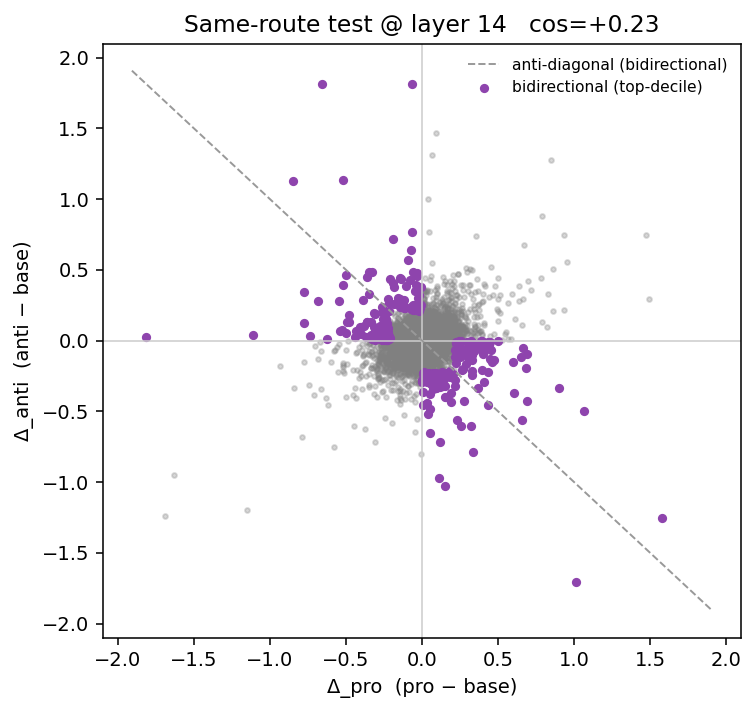

The script that saved this image:
"""
Feature-route analysis (RQ1, no SAE needed).

Asks: do pro and anti move the SAME features in opposite directions
(bidirectional, one route) or DIFFERENT features (distinct routes)?

Units = MLP neurons (input to down_proj) at a chosen layer — the privileged-basis
units Lee et al. used. For base/pro/anti we take mean neuron activations on the
eval prompts (last token), then:
  Δ_pro  = pro  - base
  Δ_anti = anti - base
and report:
  - cosine(Δ_pro, Δ_anti)         : ≈ -1 -> same neurons, opposite sign (one route)
                                     ≈  0 -> distinct routes
  - scatter Δ_pro vs Δ_anti        : points on the anti-diagonal = bidirectional
  - bidirectional / pro-only / anti-only neuron counts
  - top-neuron share of total |Δ|  : concentrated vs distributed (persona-explorer
                                     found drift distributed; compare here)

  python feature_route.py --layer 14 \
      --pro_adapter checkpoints/pro --anti_adapter checkpoints/anti

(To use SAE features instead of neurons later: replace capture() with the SAE's
encode() of the residual stream at the layer; everything downstream is identical.)
"""
import argparse, json
from pathlib import Path
import numpy as np

ROOT = Path(__file__).resolve().parent.parent


def find_layer_list(model):
    """Find the transformer layer ModuleList, robust to PEFT wrapping."""
    import torch.nn as nn
    for _, mod in model.named_modules():
        if isinstance(mod, nn.ModuleList) and len(mod) > 0 and hasattr(mod[0], "mlp"):
            return mod
    raise RuntimeError("could not locate transformer layers")


def mean_neuron_acts(model, tok, prompts, layer, device):
    """Mean MLP-neuron activation (input to down_proj) at the last token."""
    import torch
    store = {}
    layers = find_layer_list(model)
    h = layers[layer].mlp.down_proj.register_forward_hook(
        lambda m, inp, out: store.__setitem__("v", inp[0].detach()))
    acc = None
    with torch.no_grad():
        for p in prompts:
            ids = tok(p, return_tensors="pt").to(device)
            model(**ids)
            v = store["v"][0, -1].float().cpu().numpy()   # (d_mlp,)
            acc = v if acc is None else acc + v
    h.remove()
    return acc / len(prompts)


def main():
    ap = argparse.ArgumentParser()
    ap.add_argument("--model", default="Qwen/Qwen2.5-1.5B-Instruct")
    ap.add_argument("--pro_adapter", required=True)
    ap.add_argument("--anti_adapter", required=True)
    ap.add_argument("--eval", default=str(ROOT / "data" / "eval.jsonl"))
    ap.add_argument("--layer", type=int, required=True, help="use the persona best-layer")
    ap.add_argument("--n", type=int, default=150)
    ap.add_argument("--dtype", default="bf16", choices=["bf16", "fp16", "fp32"])
    ap.add_argument("--out", default="feature_route.png")
    args = ap.parse_args()

    import torch
    from transformers import AutoModelForCausalLM, AutoTokenizer
    from peft import PeftModel
    import matplotlib.pyplot as plt
    dt = {"bf16": torch.bfloat16, "fp16": torch.float16, "fp32": torch.float32}[args.dtype]

    tok = AutoTokenizer.from_pretrained(args.model)
    prompts = [json.loads(l)["prompt"] for l in open(args.eval)][: args.n]

    def acts(adapter=None):
        m = AutoModelForCausalLM.from_pretrained(args.model, torch_dtype=dt).to("cuda").eval()
        if adapter:
            m = PeftModel.from_pretrained(m, adapter).to("cuda").eval()
        a = mean_neuron_acts(m, tok, prompts, args.layer, "cuda")
        del m; torch.cuda.empty_cache()
        return a

    base = acts()
    pro = acts(args.pro_adapter)
    anti = acts(args.anti_adapter)

    dpro, danti = pro - base, anti - base
    cos = float(np.dot(dpro, danti) / (np.linalg.norm(dpro) * np.linalg.norm(danti) + 1e-9))

    # classify neurons by a magnitude threshold (top decile of |Δ| in either arm)
    thr = np.quantile(np.maximum(np.abs(dpro), np.abs(danti)), 0.90)
    big = np.maximum(np.abs(dpro), np.abs(danti)) >= thr
    bidir = big & (np.sign(dpro) != np.sign(danti))
    proonly = big & (np.abs(dpro) >= thr) & (np.abs(danti) < thr)
    antionly = big & (np.abs(danti) >= thr) & (np.abs(dpro) < thr)

    top_share = np.abs(dpro).max() / (np.abs(dpro).sum() + 1e-9)

    print(f"layer {args.layer}")
    print(f"cosine(Δ_pro, Δ_anti) = {cos:+.3f}  "
          f"-> {'same route, opposite sign' if cos < -0.5 else 'distinct routes' if abs(cos) < 0.3 else 'partial overlap'}")
    print(f"bidirectional neurons (top-decile, opposite sign): {int(bidir.sum())}")
    print(f"pro-only: {int(proonly.sum())}   anti-only: {int(antionly.sum())}")
    print(f"top-neuron share of |Δ_pro| mass: {top_share*100:.2f}%  "
          f"({'concentrated' if top_share > 0.1 else 'distributed'})")

    # scatter
    fig, ax = plt.subplots(figsize=(5.5, 5.2))
    ax.axhline(0, c="0.8", lw=.8); ax.axvline(0, c="0.8", lw=.8)
    lim = max(np.abs(dpro).max(), np.abs(danti).max()) * 1.05
    ax.plot([-lim, lim], [lim, -lim], "--", c="0.6", lw=1, label="anti-diagonal (bidirectional)")
    ax.scatter(dpro, danti, s=6, alpha=0.3, c="0.5")
    ax.scatter(dpro[bidir], danti[bidir], s=14, c="#8e44ad", label="bidirectional (top-decile)")
    ax.set_xlabel("Δ_pro  (pro − base)"); ax.set_ylabel("Δ_anti  (anti − base)")
    ax.set_title(f"Same-route test @ layer {args.layer}   cos={cos:+.2f}")
    ax.legend(fontsize=8, frameon=False)
    fig.tight_layout(); fig.savefig(args.out, dpi=140, bbox_inches="tight")
    print("saved", args.out)


if __name__ == "__main__":
    main()
